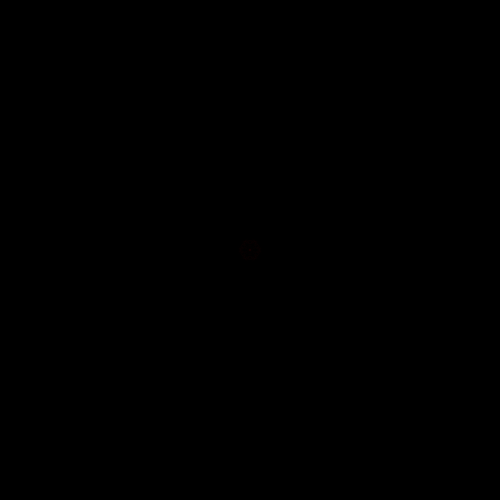
Frame 1 (no input)
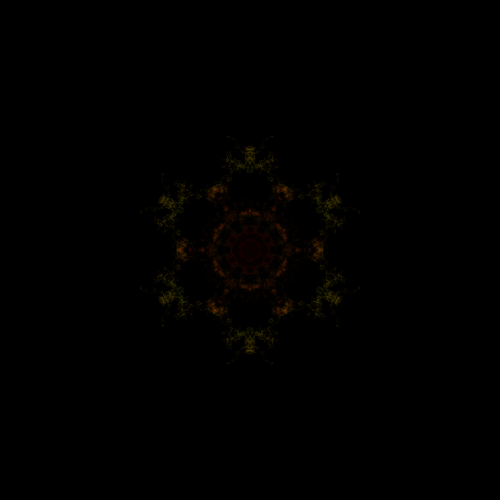
Frame 60 (the mouse pressed at the canvas centre just before this capture)
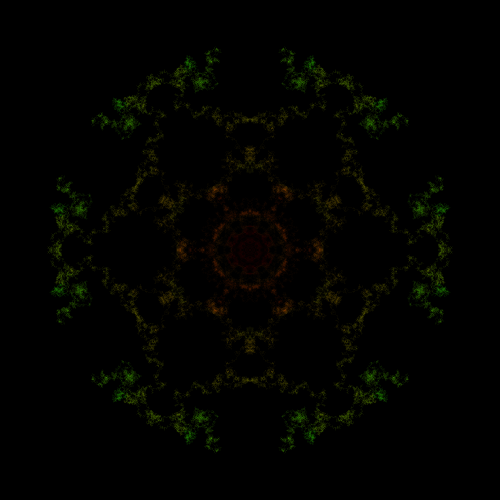
Frame 120 (the mouse held since frame 60 and released just before this capture)

The Processing sketch that drew these frames (run headless with seeded random() and noise(); from frame 60 on, the mouse is pressed at the canvas centre):

// Processing sketch: processing_159373
// ── processing_159373.pde

float phasorInc = 1.0 / 40000.0;
int nReflections = 6;
int nPointsPerFrame = 100;
int nAngles = 128;

Walker w;
Phasor p;
float[] angles;

PVector getVCoordinates(PVector v, float d, float a) {
  return new PVector(v.x + d * cos(a), v.y + d * sin(a));
}

float getAngleFromCenter(PVector v) {
  return atan2(v.y - height / 2, v.x - width / 2);
}

class Phasor {
  float inc;
  float phase;
 
  Phasor(float inc) {
    this.inc = inc;
  }
 
  void update() {
    phase += inc;
 
    while (phase >= 1.0) {
      phase -= 1.0;
    }
    while (phase < 0) {
      phase += 1.0;
    }
  }
}
 
class Walker {
  PVector v;
  
  Walker(float x, float y) {
    v = new PVector(x, y);
  }
  
  void update() {
    v = getVCoordinates(v, 1, angles[int(random(angles.length))]);
  
    float offset = width / 4; 

    if (v.x >= width + offset) {
      v.x -= width + offset;
    }
    
    if (v.x < -offset) {
      v.x += width + offset;
    }
    
    if (v.y >= height + offset) {
      v.y -= height + offset;
    }
    
    if (v.y < 0) {
      v.y += height + offset;
    }
   
    float a = getAngleFromCenter(v);
    float d = dist(v.x, v.y, width / 2, height / 2);
    PVector center = new PVector(width / 2, height / 2);
    float rAngle = PI / (float) nReflections;
    stroke(p.phase * 255, 255, 255, map(d, 0, width, 2, 30));

    for (int i = 0; i < nReflections; i++) {
      float thisAngle = a + (TWO_PI / (float) nReflections) * i;

      PVector thisV = getVCoordinates(center, d, thisAngle);
      point(thisV.x, thisV.y);

      thisV = getVCoordinates(center, d, PI - thisAngle);
      point(thisV.x, thisV.y);

    }
  }
}

void setup() {
  size(500, 500);

  angles = new float[nAngles];
  for (int i = 0; i < angles.length; i++) {
    angles[i] = ((float) i / (float) nAngles) * TWO_PI;
  }

  w = new Walker(width / 2, height / 2);
  p = new Phasor(phasorInc);
  colorMode(HSB);
  background(0);  
}

void draw() {
  for (int i = 0; i < nPointsPerFrame; i++) {
    p.update();
    w.update();
  }
}
